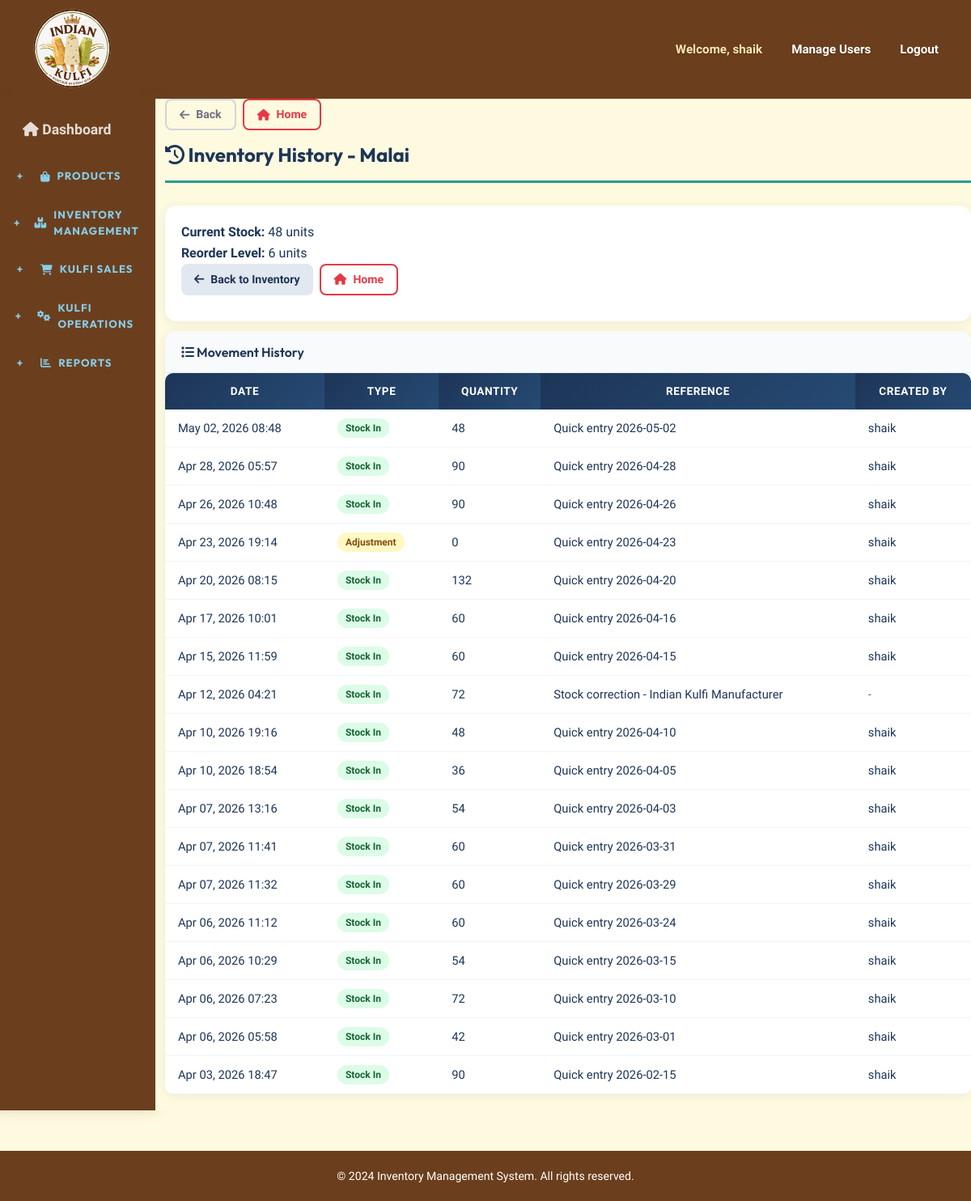
Before: /inventory/history/22/ (signed in) with the older database file.
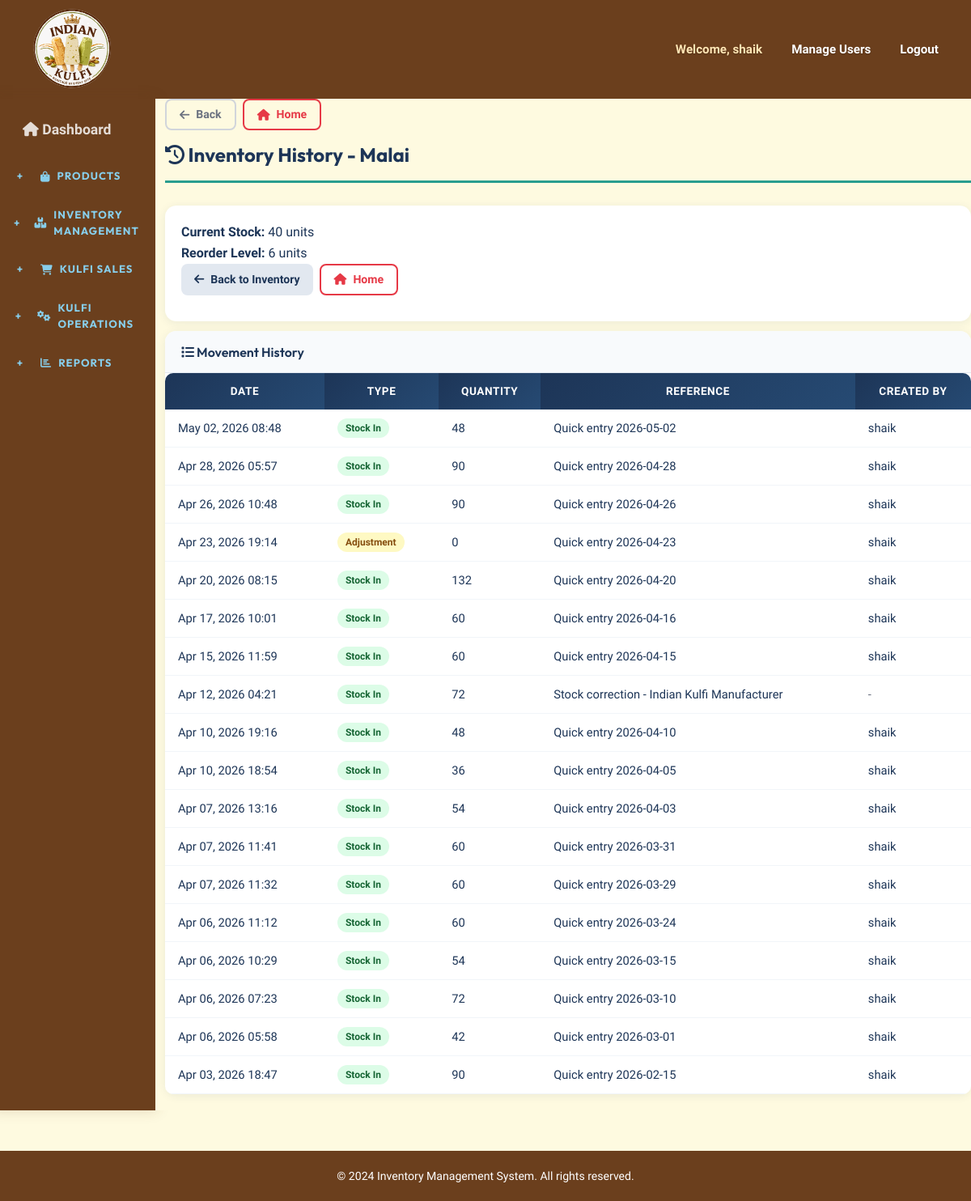
After: the same page with the newer database file.
### inventory/models.py (models this page shows, shortened)
class Product(models.Model):
    name = models.CharField(max_length=200, unique=True)
    sku = models.CharField(max_length=50, unique=True)
    category = models.CharField(max_length=100)
    cost_price = models.DecimalField(max_digits=10, decimal_places=2)
    selling_price = models.DecimalField(max_digits=10, decimal_places=2)
    current_stock = models.IntegerField(default=0)
    reorder_level = models.IntegerField(default=10, help_text="Low stock alert threshold")
    description = models.TextField(blank=True, null=True)
    is_active = models.BooleanField(default=True)
    created_at = models.DateTimeField(auto_now_add=True)
    updated_at = models.DateTimeField(auto_now=True)
    class Meta:
        ordering = ['name']
        verbose_name_plural = "Products"

### inventory/views.py (the view)
    def _wrapped_view(request, *args, **kwargs):
        if not request.user.is_authenticated:
            return redirect('login')
        if not request.user.is_staff:
            messages.error(request, 'You can access only the Sales module with this account.')
            return redirect('quick_sales_entry')
        return view_func(request, *args, **kwargs)

### inventory/views.py (called while the page is built)
def admin_only_view(view_func):
    def _wrapped_view(request, *args, **kwargs):
        if not request.user.is_authenticated:
            return redirect('login')
        if not request.user.is_staff:
            messages.error(request, 'You can access only the Sales module with this account.')
            return redirect('quick_sales_entry')
        return view_func(request, *args, **kwargs)
    return _wrapped_view

@login_required
def inventory_history(request, product_id):
    product = get_object_or_404(Product, pk=product_id)
    movements = Inventory.objects.filter(product=product)
    context = {
        'product': product,
        'movements': movements,
    }
    return render(request, 'inventory/inventory_history.html', context)

### templates/inventory/inventory_history.html (shortened to what this page needs)
{% extends 'inventory/base.html' %}
{% block content %}
<h1 class="page-title"><i class="fas fa-history"></i> Inventory History - {{ product.name }}</h1>
<div class="card mb-3">
    <div class="card-body">
        <p><strong>Current Stock:</strong> {{ product.current_stock }} units</p>
        <p><strong>Reorder Level:</strong> {{ product.reorder_level }} units</p>
        <div class="d-flex gap-2 mb-3">
            <a href="{% url 'inventory_list' %}" class="btn btn-secondary d-flex align-items-center gap-2">
                <i class="fas fa-arrow-left"></i> Back to Inventory
            </a>
            <a href="{% url 'dashboard' %}" class="btn btn-outline-primary d-flex align-items-center gap-2">
                <i class="fas fa-home"></i> Home
            </a>
        </div>
    </div>
</div>
<div class="card">
    <div class="card-header">
        <h5 class="mb-0"><i class="fas fa-list"></i> Movement History</h5>
    </div>
    <div class="table-responsive">
        <table class="table table-hover">
            <thead class="table-light">
                <tr>
                    <th>Date</th>
                    <th>Type</th>
                    <th>Quantity</th>
                    <th>Reference</th>
                    <th>Created By</th>
                </tr>
            </thead>
            <tbody>
                {% for movement in movements %}
                <tr>
                    <td>{{ movement.created_at|date:'M d, Y H:i' }}</td>
                    <td>
                        {% if movement.movement_type == 'IN' %}
                        <span class="badge bg-success">Stock In</span>
                        {% elif movement.movement_type == 'OUT' %}
                        <span class="badge bg-danger">Stock Out</span>
                        {% else %}
                        <span class="badge bg-warning">Adjustment</span>
                        {% endif %}
                    </td>
                    <td>{{ movement.quantity }}</td>
                    <td>{{ movement.reference_document|default:'-' }}</td>
                    <td>
                        {% if movement.created_by %}
                        {{ movement.created_by.first_name|default:movement.created_by.username }}
                        {% else %}
                        <span class="text-muted">-</span>
                        {% endif %}
                    </td>
                </tr>
                {% empty %}
                <tr>
                    <td colspan="5" class="text-center text-muted">No movement history</td>
                </tr>
                {% endfor %}
            </tbody>
        </table>
    </div>
</div>
{% endblock %}

Changed rows visible on the page:
changed Product "Malai": current_stock "48" → "40"
